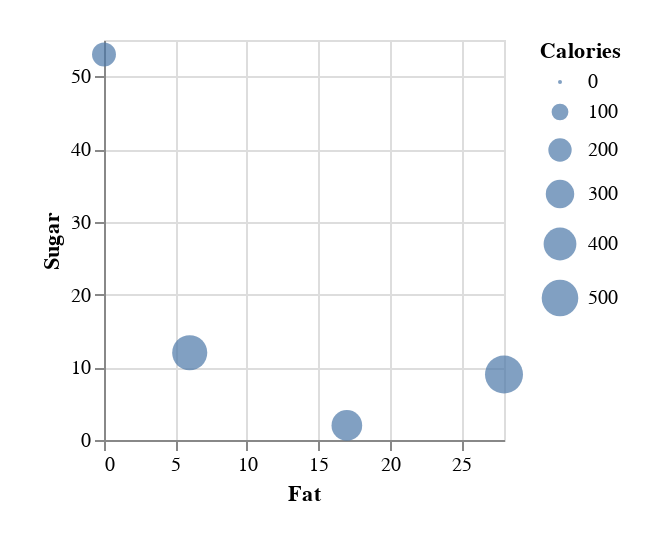

Notebook cell for this chart:
### Code cell
alt.Chart(
    df,
    padding=20,
    background='#fff'
).mark_circle(
).encode(
    x='Fat',
    y='Sugar',
    size='Calories'
).properties(
    width=200,
    height=00
)

### Figure 1 — Vega-Lite specification as saved in the notebook (floating-point values rounded to 4 significant figures)
{"$schema": "https://vega.github.io/schema/vega-lite/v3.4.0.json", "background": "#fff", "config": {"mark": {"tooltip": null}, "view": {"height": 300, "width": 400}}, "data": {"name": "data-d7a009f4d34c853c57fc55b6505475b6"}, "datasets": {"data-d7a009f4d34c853c57fc55b6505475b6": [{"Calories": 540, "Fat": 28, "Name": "Big M*c", "Sugar": 9}, {"Calories": 350, "Fat": 17, "Name": "Lg Supreme Pizza", "Sugar": 2}, {"Calories": 460, "Fat": 6, "Name": "12\" Veggie Delite", "Sugar": 12}, {"Calories": 210, "Fat": 0, "Name": "500ml Coke", "Sugar": 53}]}, "encoding": {"size": {"field": "Calories", "type": "quantitative"}, "x": {"field": "Fat", "type": "quantitative"}, "y": {"field": "Sugar", "type": "quantitative"}}, "height": 200, "mark": "circle", "padding": 20, "width": 200}
